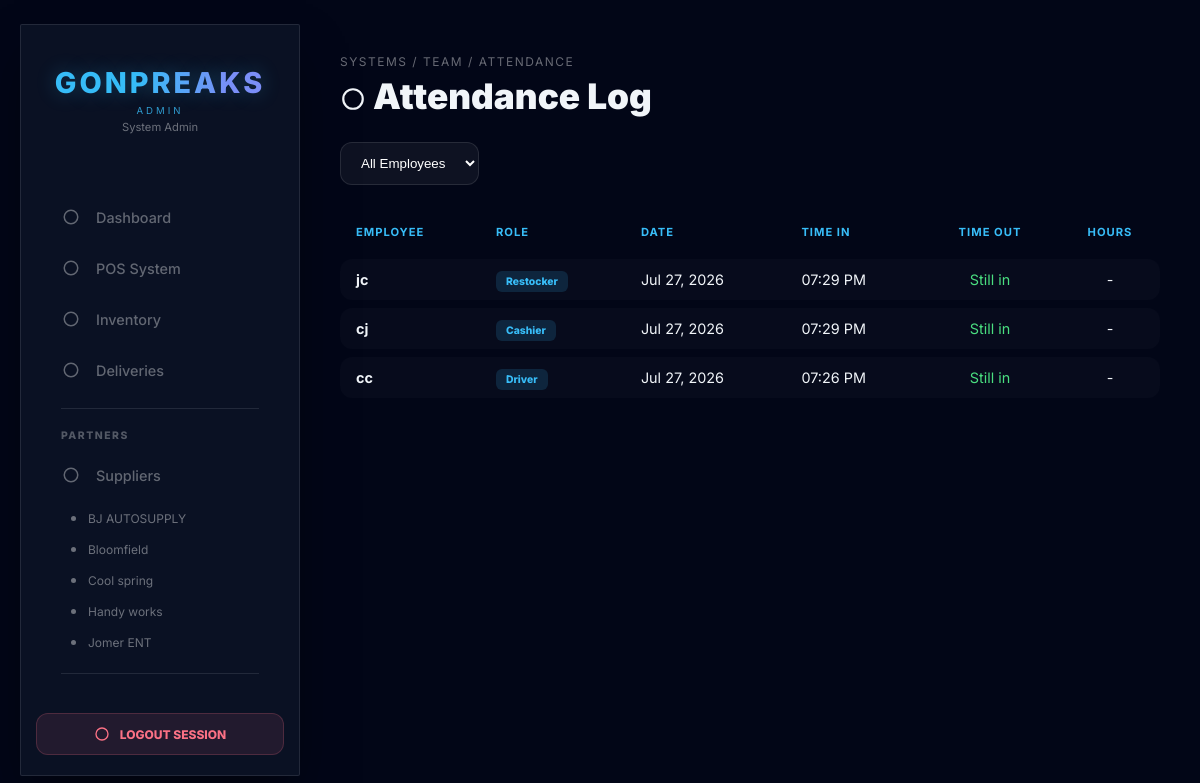
The page /autosupply/attendance_overview.php (signed in) on the database its author committed.
### tables this page shows
CREATE TABLE `suppliers` (
  `supplier_id` int(11) NOT NULL,
  `shop_name` varchar(255) NOT NULL,
  `address_city` varchar(50) DEFAULT NULL,
  `address_province` varchar(50) DEFAULT NULL,
  `address_complete` text DEFAULT NULL,
  `contact_number` varchar(20) DEFAULT NULL,
  `email` varchar(100) DEFAULT NULL,
  `viber` varchar(20) DEFAULT NULL
);

CREATE TABLE `attendance_logs` (
  `attendance_id` int(11) NOT NULL,
  `user_id` int(11) NOT NULL,
  `time_in` timestamp NULL DEFAULT NULL,
  `time_out` timestamp NULL DEFAULT NULL,
  `log_date` date NOT NULL
);

CREATE TABLE `users` (
  `user_id` int(11) NOT NULL,
  `full_name` varchar(100) DEFAULT NULL,
  `username` varchar(50) DEFAULT NULL,
  `password` varchar(255) DEFAULT NULL,
  `role` enum('Admin','Cashier','Driver','Restocker','Account Manager') DEFAULT 'Cashier',
  `status` enum('Active','Inactive') NOT NULL DEFAULT 'Active',
  `driver_status` enum('Off-Duty','Available','In-Transit','On-Site') NOT NULL DEFAULT 'Off-Duty',
  `created_at` timestamp NOT NULL DEFAULT current_timestamp()
);

### autosupply/attendance_overview.php (the view, shortened to what this page needs)
<?php
include 'db_connect.php';
require_once 'icons.php';
$filter_user = intval($_GET['user_id'] ?? 0);
$where = $filter_user ? "WHERE a.user_id = $filter_user" : "";
$logs = $conn->query("
    SELECT a.*, u.full_name, u.role
    FROM attendance_logs a
    JOIN users u ON a.user_id = u.user_id
    $where
    ORDER BY a.log_date DESC, a.attendance_id DESC
    LIMIT 100
");
?>
<!DOCTYPE html>
<html lang="en">
<head>
    <link rel="stylesheet" href="css/style.css">
</head>
<body>
    <?php include 'sidebar.php'; ?>
    <div class="main-content">
        <span class="breadcrumb">SYSTEMS / TEAM / ATTENDANCE</span>
        <h1 class="page-title"><?php echo icon('history', 26); ?> Attendance Log</h1>
        <div class="filter-bar">
            <form method="GET">
                <select name="user_id" onchange="this.form.submit()">
                    <option value="0">All Employees</option>
                </select>
            </form>
        </div>
        <table>
            <thead><tr><th>Employee</th><th>Role</th><th>Date</th><th>Time In</th><th>Time Out</th><th>Hours</th></tr></thead>
            <tbody>
            <?php if ($logs->num_rows === 0): ?>
                <tr><td colspan="6" style="text-align:center; padding:40px; opacity:0.4;">No attendance records yet.</td></tr>
            <?php else: while ($l = $logs->fetch_assoc()):
                $hours = '-';
            ?>
                <tr>
                    <td><strong><?php echo htmlspecialchars($l['full_name']); ?></strong></td>
                    <td><span class="badge"><?php echo htmlspecialchars($l['role']); ?></span></td>
                    <td><?php echo date('M d, Y', strtotime($l['log_date'])); ?></td>
                    <td><?php echo $l['time_in'] ? date('h:i A', strtotime($l['time_in'])) : '-'; ?></td>
                    <td><?php echo $l['time_out'] ? date('h:i A', strtotime($l['time_out'])) : '<span style="color:#4ade80;">Still in</span>'; ?></td>
                    <td><?php echo $hours; ?></td>
                </tr>
            <?php endwhile; endif; ?>
            </tbody>
        </table>
    </div>
</body>
</html>

### autosupply/sidebar.php (shortened to what this page needs)
<?php
require_once 'icons.php';
$current_role = $_SESSION['role'] ?? '';
$nav_access = [
    'Dashboard'   => ['Admin', 'Account Manager', 'Cashier', 'Driver', 'Restocker'],
    'POS'         => ['Admin', 'Account Manager', 'Cashier'],
    'Inventory'   => ['Admin', 'Account Manager', 'Restocker'],
    'Suppliers'   => ['Admin', 'Account Manager', 'Restocker'],
    'Employees'   => ['Admin', 'Account Manager'],
    'Attendance'  => ['Admin', 'Account Manager'],
    'Deliveries'  => ['Admin', 'Account Manager'],
    'TimeClock'   => ['Cashier', 'Driver', 'Restocker'],
];
function can_see($section, $role, $nav_access) {
    return in_array($role, $nav_access[$section] ?? []);
}
$sidebar_result = null;
if (can_see('Suppliers', $current_role, $nav_access)) {
    $sidebar_query = "SELECT shop_name, supplier_id FROM suppliers ORDER BY shop_name ASC LIMIT 5";
    $sidebar_result = mysqli_query($conn, $sidebar_query);
}
$current_supplier_id = $_GET['id'] ?? null;
?>
<div class="sidebar">
    <div class="sidebar-header">
        <h1 class="brand-name">GONPREAKS</h1>
        <div class="brand-role"><?php echo strtoupper($_SESSION['role'] ?? 'GUEST'); ?></div>
        <?php if (!empty($_SESSION['name'])): ?>
            <div style="font-size:0.7rem; color:rgba(255,255,255,0.4); margin-top:4px;"><?php echo htmlspecialchars($_SESSION['name']); ?></div>
        <?php endif; ?>
    </div>
    <nav>
        <?php if (can_see('Dashboard', $current_role, $nav_access)): ?>
        <a href="dashboard.php" class="nav-item <?php echo (basename($_SERVER['PHP_SELF']) == 'dashboard.php') ? 'active' : ''; ?>">
            <span class="icon-slot"><?php echo icon('dashboard'); ?></span> <span>Dashboard</span>
        </a>
        <?php endif; ?>
        <?php if (can_see('POS', $current_role, $nav_access)): ?>
        <a href="pos.php" class="nav-item <?php echo (basename($_SERVER['PHP_SELF']) == 'pos.php') ? 'active' : ''; ?>">
            <span class="icon-slot"><?php echo icon('cash-register'); ?></span> <span>POS System</span>
        </a>
        <?php endif; ?>
        <?php if (can_see('Inventory', $current_role, $nav_access)): ?>
        <a href="inventory.php" class="nav-item <?php echo (basename($_SERVER['PHP_SELF']) == 'inventory.php') ? 'active' : ''; ?>">
            <span class="icon-slot"><?php echo icon('boxes'); ?></span> <span>Inventory</span>
        </a>
        <?php endif; ?>
        <?php if (can_see('Deliveries', $current_role, $nav_access)): ?>
        <a href="deliveries.php" class="nav-item <?php echo (basename($_SERVER['PHP_SELF']) == 'deliveries.php') ? 'active' : ''; ?>">
            <span class="icon-slot"><?php echo icon('route'); ?></span> <span>Deliveries</span>
        </a>
        <?php endif; ?>
        <?php if (can_see('Suppliers', $current_role, $nav_access)): ?>
        <div class="sidebar-divider"></div>
        <div class="section-label">Partners</div>
        <a href="suppliers.php" class="nav-item <?php echo (basename($_SERVER['PHP_SELF']) == 'suppliers.php') ? 'active' : ''; ?>">
            <span class="icon-slot"><?php echo icon('truck'); ?></span> <span>Suppliers</span>
        </a>
        <div class="sub-menu">
            <?php if ($sidebar_result): ?>
                <?php while ($side_row = mysqli_fetch_assoc($sidebar_result)): ?>
                    <?php $active_sub = ($current_supplier_id == $side_row['supplier_id']) ? 'active' : ''; ?>
                    <a href="supplier_products.php?id=<?php echo $side_row['supplier_id']; ?>" class="sub-nav-item <?php echo $active_sub; ?>">
                        <span class="sub-dot"></span><span><?php echo htmlspecialchars($side_row['shop_name']); ?></span>
                    </a>
                <?php endwhile; ?>
            <?php endif; ?>
        </div>
        <?php endif; ?>
        <?php if (can_see('Employees', $current_role, $nav_access)): ?>
        <div class="sidebar-divider"></div>
        <?php endif; ?>
    </nav>
    <div class="logout-box">
        <a href="logout.php" class="logout-btn">
            <?php echo icon('logout', 16); ?> <span>Logout Session</span>
        </a>
    </div>
</div>

### autosupply/css/style.css (style rules this page uses)
:root { --primary-dark: #0f172a; --secondary-dark: #020617; --accent-blue: #38bdf8; --accent-green: #22c55e; --accent-red: #fb7185; --text-color: #f1f5f9; --glass-bg: rgba(255, 255, 255, 0.03); --glass-border: rgba(255, 255, 255, 0.1); --sidebar-bg: rgba(15, 23, 42, 0.7); --shadow: 0 25px 50px -12px rgba(0, 0, 0, 0.5); }
* { box-sizing: border-box; margin: 0; padding: 0; }
body { background: radial-gradient(circle at top left, var(--primary-dark), var(--secondary-dark)); color: var(--text-color); font-family: 'Inter', sans-serif; height: 100vh; display: flex; overflow: hidden; }
.sidebar { width: 280px; height: 94vh; margin: 3vh 0 3vh 20px; background: var(--sidebar-bg); backdrop-filter: blur(20px); -webkit-backdrop-filter: blur(20px); border: 1px solid var(--glass-border); border-radius: 24px; display: flex; flex-direction: column; z-index: 1000; box-shadow: var(--shadow); flex-shrink: 0; }
.main-content { flex-grow: 1; height: 100vh; overflow-y: auto; padding: 50px 40px; scroll-behavior: smooth; }
.sidebar-header { padding: 45px 20px; text-align: center; }
.sidebar-header h1 { font-size: 1.8rem; font-weight: 800; letter-spacing: 3px; text-transform: uppercase; background: linear-gradient(to right, #38bdf8 20%, #818cf8 40%, #818cf8 60%, #38bdf8 80%); background-size: 200% auto; -webkit-background-clip: text; -webkit-text-fill-color: transparent; animation: shine 4s linear infinite; text-shadow: 0 0 20px rgba(56, 189, 248, 0.3); }
.sidebar nav { flex: 1; padding: 20px 15px; }
.nav-item { padding: 14px 20px; text-decoration: none; color: var(--text-color); display: flex; align-items: center; gap: 15px; font-size: 0.95rem; transition: 0.3s; opacity: 0.6; border-radius: 12px; margin-bottom: 5px; }
table { width: 100%; border-collapse: separate; border-spacing: 0 8px; }
th:nth-last-child(2), td:nth-last-child(2) { width: 140px; text-align: center; }
th:last-child, td:last-child { width: 100px; text-align: center; }
td { padding: 15px 20px; background: rgba(255, 255, 255, 0.02); vertical-align: middle; white-space: nowrap; }
td:first-child { border-radius: 12px 0 0 12px; }
td:last-child { border-radius: 0 12px 12px 0; }

### autosupply/attendance_overview.php (style rules this page uses)
body { margin:0; background:#020617; color:#f1f5f9; font-family:'Inter',sans-serif; display:flex; }
.main-content { flex-grow:1; padding:50px 40px; height:100vh; overflow-y:auto; box-sizing:border-box; }
.breadcrumb { font-size:0.75rem; color:rgba(255,255,255,0.4); text-transform:uppercase; letter-spacing:1.5px; }
.page-title { font-size:2.2rem; font-weight:900; margin:5px 0 25px; }
.filter-bar { margin-bottom:20px; }
select { padding:12px 16px; background:rgba(255,255,255,0.05); border:1px solid rgba(255,255,255,0.1); color:white; border-radius:12px; }
table { width:100%; border-collapse:separate; border-spacing:0 8px; }
td, th { padding:12px 16px; text-align:left; }
th { font-size:0.7rem; color:#38bdf8; text-transform:uppercase; letter-spacing:1px; }
td { background:rgba(255,255,255,0.02); font-size:0.9rem; }
td:first-child { border-radius:12px 0 0 12px; }
td:last-child { border-radius:0 12px 12px 0; }
.badge { padding:4px 10px; border-radius:6px; font-size:0.65rem; font-weight:800; background:rgba(56,189,248,0.15); color:#38bdf8; }

### rows shown on the page
suppliers: shop_name "BJ AUTOSUPPLY"
suppliers: shop_name "Bloomfield"
suppliers: shop_name "Cool spring"
suppliers: shop_name "Handy works"
suppliers: shop_name "Jomer ENT"
attendance_logs: user.full_name "jc", user.role "Restocker", log_date "Jul 27, 2026", time_in "07:29 PM", shows "Still in", hours "-"
attendance_logs: user.full_name "cj", user.role "Cashier", log_date "Jul 27, 2026", time_in "07:29 PM", shows "Still in", hours "-"
attendance_logs: user.full_name "cc", user.role "Driver", log_date "Jul 27, 2026", time_in "07:26 PM", shows "Still in", hours "-"

### other values the page prints
$_SESSION['role'] "ADMIN"
$_SESSION['name'] "System Admin"
